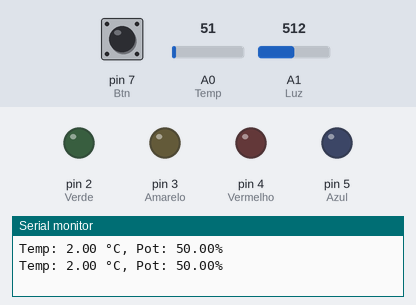
The sketch below on a simulated Arduino Uno, built with avr-gcc and run on an emulated ATmega328P. Parts: output pins drawn as LEDs (lit = HIGH), the last lines printed to the serial monitor. The test bench sets the inputs (shaded band); at power-on: pin 7 (Btn) HIGH, A0 (Temp) = 51, A1 (Luz) = 512.

Above: at 1.8 s.
1.9 s: pin 7 (Btn) pulled LOW for 3.2 s
At 4.5 s:
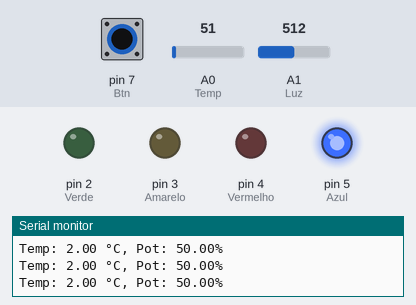
6.6 s: pin 7 (Btn) pulled LOW for 1.2 s
At 8.1 s:
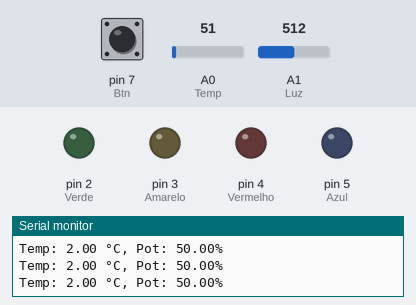
Timing chart, 0 to 9.6 s (numbered marks = the images above; inputs shaded):
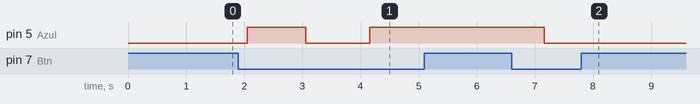

Measured:
- after the input at 1.9 s, pin 5 (Azul): LOW → HIGH after 0.15 s, → LOW 1.0 s later, → HIGH 1.1 s later
- after the input at 6.6 s, pin 5 (Azul): HIGH → LOW after 0.56 s

The sketch:

CODIGO.ino
```cpp
const int Temp = A0;
const int Luz = A1;
const int Verde = 2;
const int Amarelo = 3;
const int Vermelho = 4;
const int Azul = 5;
const int Buzzer = 6;
const int Btn = 7;

bool Ligado = false;

void setup() {
  pinMode(Verde, OUTPUT);
  pinMode(Amarelo, OUTPUT);
  pinMode(Vermelho, OUTPUT);
  pinMode(Azul, OUTPUT);
  pinMode(Buzzer, OUTPUT);
  pinMode(Btn, INPUT_PULLUP);

  Serial.begin(9600);
}

void loop() {
  if (digitalRead(Btn) == LOW) {
    Ligado = !Ligado;
    digitalWrite(Azul, LOW);
    delay(50);
  }

  int valTemp = analogRead(Temp);
  float temp = map(valTemp, 0, 1023, 0, 50);

  int valLuz = analogRead(Luz);
  float potAquec = map(valLuz, 0, 1023, 0, 100);

  if (Ligado) {
    digitalWrite(Azul, HIGH);
  } else {
    digitalWrite(Azul, LOW);
  }

  Serial.print("Temp: ");
  Serial.print(temp);
  Serial.print(" °C, Pot: ");
  Serial.print(potAquec);
  Serial.println("%");

  if (temp >= 20 && temp <= 30) {
    digitalWrite(Verde, HIGH);
    digitalWrite(Amarelo, LOW);
    digitalWrite(Vermelho, LOW);
    noTone(Buzzer);
  } else if (temp > 30 && temp <= 35) {
    digitalWrite(Verde, LOW);
    digitalWrite(Amarelo, HIGH);
    digitalWrite(Vermelho, LOW);
    noTone(Buzzer);
  } else if (temp > 35) {
    digitalWrite(Verde, LOW);
    digitalWrite(Amarelo, LOW);
    digitalWrite(Vermelho, HIGH);
    tone(Buzzer, 1000);
  } else {
    digitalWrite(Verde, LOW);
    digitalWrite(Amarelo, LOW);
    digitalWrite(Vermelho, LOW);
    noTone(Buzzer);
  }

  delay(1000);
}
```
